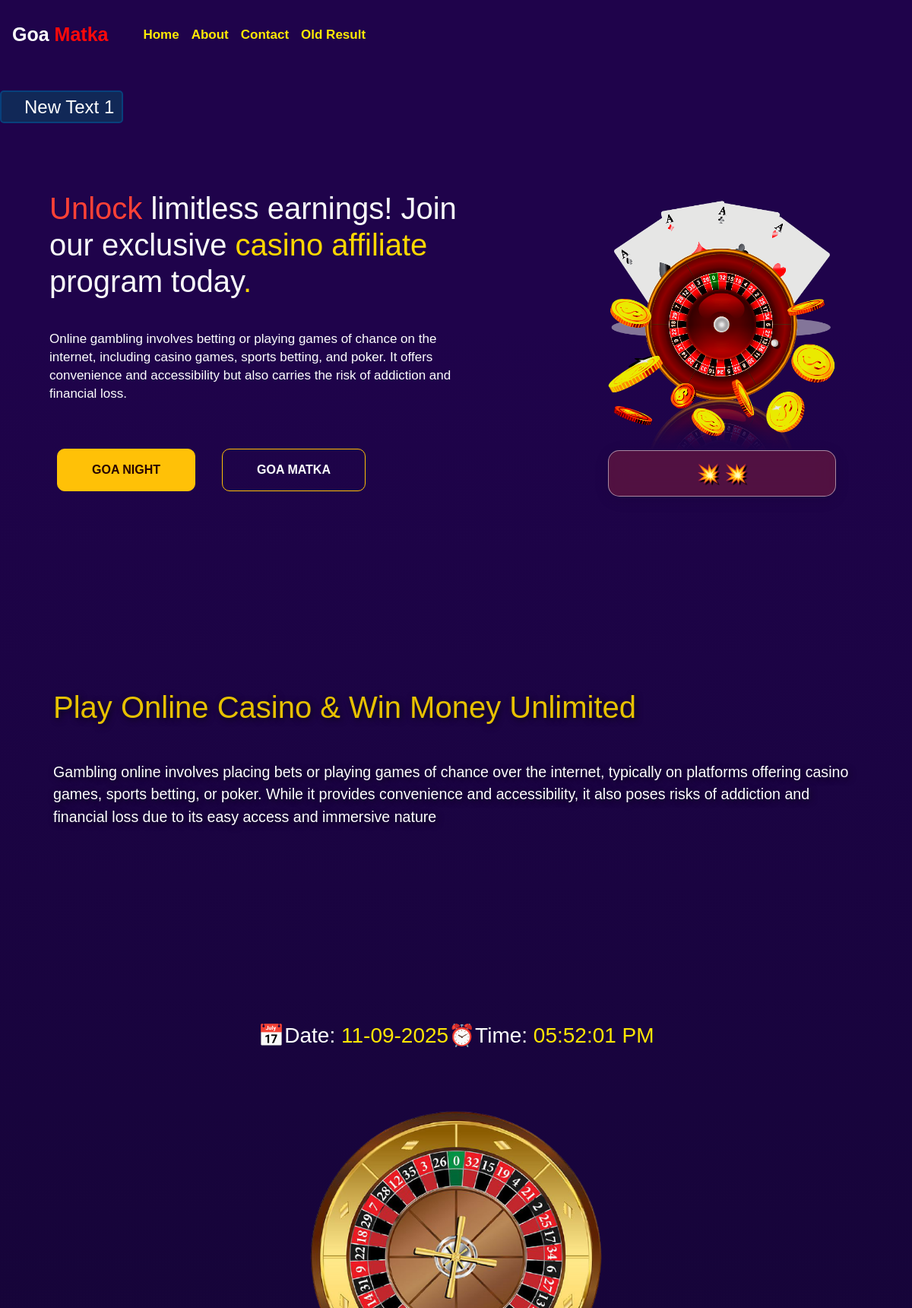
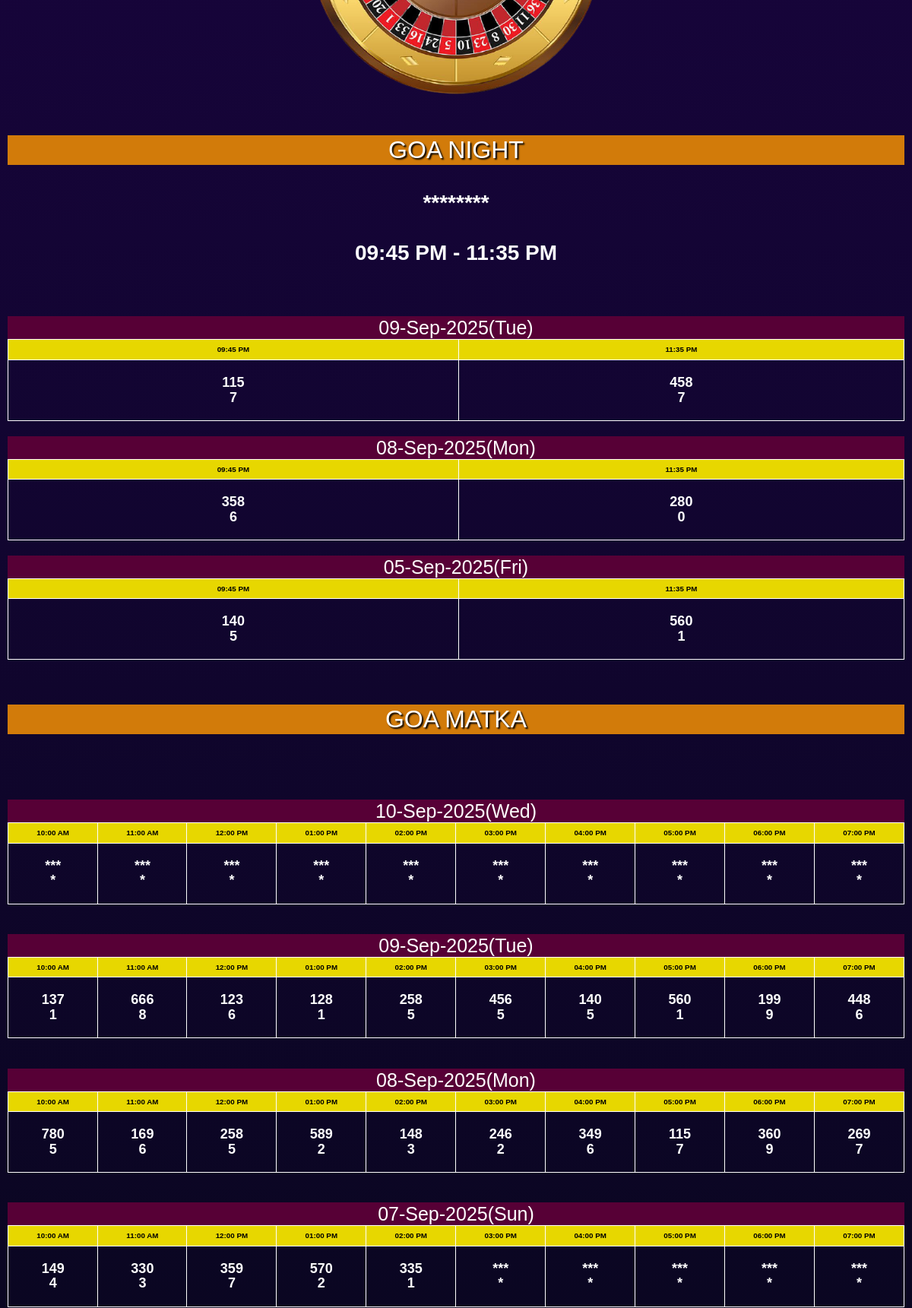
The page / (upper part) on the database its author committed (2 pictures, top to bottom).
### app.py (models this page shows)
class MarqueeText(db.Model):
    __tablename__ = "marquee_texts"
    id = db.Column(db.Integer, primary_key=True)
    text = db.Column(db.String(255), nullable=False)
    is_active = db.Column(db.Boolean, default=True)  # active/inactive status
    created_at = db.Column(db.DateTime, server_default=db.func.now())

class Extra(db.Model):
    __tablename__ = "extra_results"
    id = db.Column(db.Integer, primary_key=True)
    open_1 = db.Column(db.String(1), nullable=True)
    open_3 = db.Column(db.String(3), nullable=True)
    close_1 = db.Column(db.String(1), nullable=True)
    close_3 = db.Column(db.String(3), nullable=True)
    date = db.Column(db.String(30), nullable=False)

class Result(db.Model):
    __tablename__ = "results"
    id = db.Column(db.Integer, primary_key=True)
    slot_1_1 = db.Column(db.String(1), nullable=True)
    slot_1_3 = db.Column(db.String(3), nullable=True)
    slot_2_1 = db.Column(db.String(1), nullable=True)
    slot_2_3 = db.Column(db.String(3), nullable=True)
    slot_3_1 = db.Column(db.String(1), nullable=True)
    slot_3_3 = db.Column(db.String(3), nullable=True)
    slot_4_1 = db.Column(db.String(1), nullable=True)
    slot_4_3 = db.Column(db.String(3), nullable=True)
    slot_5_1 = db.Column(db.String(1), nullable=True)
    slot_5_3 = db.Column(db.String(3), nullable=True)
    slot_6_1 = db.Column(db.String(1), nullable=True)
    slot_6_3 = db.Column(db.String(3), nullable=True)
    slot_7_1 = db.Column(db.String(1), nullable=True)
    slot_7_3 = db.Column(db.String(3), nullable=True)
    slot_8_1 = db.Column(db.String(1), nullable=True)
    slot_8_3 = db.Column(db.String(3), nullable=True)
    slot_9_1 = db.Column(db.String(1), nullable=True)
    slot_9_3 = db.Column(db.String(3), nullable=True)
    slot_10_1 = db.Column(db.String(1), nullable=True)
    slot_10_3 = db.Column(db.String(3), nullable=True)
    date = db.Column(db.String(30), nullable=False)

### app.py (the view)
@app.route("/")
def home():
    results = Result.query.order_by(Result.id.desc()).all()
    now = datetime.now(timezone("Asia/Kolkata"))
    currentday = now.strftime('%d-%b-%Y(%a)')
    daily_data = Result.query.filter_by(date=currentday).first()
    daily_extra = Extra.query.filter_by(date=currentday).first()
    g_matka_result0 = Result.query.filter_by(date=currentday).first()
    g_matka_1 = datetime.now(timezone("Asia/Kolkata")) - relativedelta(days=1)
    g_matka_1 = g_matka_1.strftime('%d-%b-%Y(%a)')
    g_matka_result1 = Result.query.filter_by(date=g_matka_1).first()
    g_matka_2 = datetime.now(timezone("Asia/Kolkata")) - relativedelta(days=2)
    g_matka_2 = g_matka_2.strftime('%d-%b-%Y(%a)')
    g_matka_result2 = Result.query.filter_by(date=g_matka_2).first()
    g_matka_3 = datetime.now(timezone("Asia/Kolkata")) - relativedelta(days=3)
    g_matka_3 = g_matka_3.strftime('%d-%b-%Y(%a)')
    g_matka_result3 = Result.query.filter_by(date=g_matka_3).first()
    g_matka_4 = datetime.now(timezone("Asia/Kolkata")) - relativedelta(days=4)
    g_matka_4 = g_matka_4.strftime('%d-%b-%Y(%a)')
    g_matka_result4 = Result.query.filter_by(date=g_matka_4).first()
    g_matka_5 = datetime.now(timezone("Asia/Kolkata")) - relativedelta(days=5)
    g_matka_5 = g_matka_5.strftime('%d-%b-%Y(%a)')
    g_matka_result5 = Result.query.filter_by(date=g_matka_5).first()
    g_matka_6 = datetime.now(timezone("Asia/Kolkata")) - relativedelta(days=6)
    g_matka_6 = g_matka_6.strftime('%d-%b-%Y(%a)')
    g_matka_result6 = Result.query.filter_by(date=g_matka_6).first()
    g_matka_results = [g_matka_result0, g_matka_result1, g_matka_result2, g_matka_result3, g_matka_result4, g_matka_result5, g_matka_result6]
    g_night_result0 = Extra.query.filter_by(date=currentday).first()
    g_night_1 = datetime.now(timezone("Asia/Kolkata")) - relativedelta(days=1)
    g_night_1 = g_night_1.strftime('%d-%b-%Y(%a)')
    g_night_result1 = Extra.query.filter_by(date=g_night_1).first()
    g_night_2 = datetime.now(timezone("Asia/Kolkata")) - relativedelta(days=2)
    g_night_2 = g_night_2.strftime('%d-%b-%Y(%a)')
    g_night_result2 = Extra.query.filter_by(date=g_night_2).first()
    g_night_3 = datetime.now(timezone("Asia/Kolkata")) - relativedelta(days=3)
    g_night_3 = g_night_3.strftime('%d-%b-%Y(%a)')
    g_night_result3 = Extra.query.filter_by(date=g_night_3).first()
    g_night_4 = datetime.now(timezone("Asia/Kolkata")) - relativedelta(days=4)
    g_night_4 = g_night_4.strftime('%d-%b-%Y(%a)')
    g_night_result4 = Extra.query.filter_by(date=g_night_4).first()
    g_night_5 = datetime.now(timezone("Asia/Kolkata")) - relativedelta(days=5)
    g_night_5 = g_night_5.strftime('%d-%b-%Y(%a)')
    g_night_result5 = Extra.query.filter_by(date=g_night_5).first()
    g_night_6 = datetime.now(timezone("Asia/Kolkata")) - relativedelta(days=6)
    g_night_6 = g_night_6.strftime('%d-%b-%Y(%a)')
    g_night_result6 = Extra.query.filter_by(date=g_night_6).first()
    g_night_results = [g_night_result0, g_night_result1, g_night_result2, g_night_result3, g_night_result4, g_night_result5, g_night_result6]
    active_texts = MarqueeText.query.filter_by(is_active=True).all()
    start_time = {
    'slot1' : now.replace(hour=10, minute=0, second=0, microsecond=0),
    'slot2' : now.replace(hour=11, minute=0, second=0, microsecond=0),
    'slot3' : now.replace(hour=12, minute=0, second=0, microsecond=0),
    'slot4' : now.replace(hour=13, minute=0, second=0, microsecond=0),
    'slot5' : now.replace(hour=14, minute=0, second=0, microsecond=0),
    'slot6' : now.replace(hour=15, minute=0, second=0, microsecond=0),
    'slot7' : now.replace(hour=16, minute=0, second=0, microsecond=0),
    'slot8' : now.replace(hour=17, minute=0, second=0, microsecond=0),
    'slot9' : now.replace(hour=18, minute=0, second=0, microsecond=0),
    'slot10' : now.replace(hour=19, minute=0, second=0, microsecond=0)
    }
    end_time = {
    'slot1' : now.replace(hour=10, minute=55, second=0, microsecond=0),
    'slot2' : now.replace(hour=11, minute=55, second=0, microsecond=0),
    'slot3' : now.replace(hour=12, minute=55, second=0, microsecond=0),
    'slot4' : now.replace(hour=13, minute=55, second=0, microsecond=0),
    'slot5' : now.replace(hour=14, minute=55, second=0, microsecond=0),
    'slot6' : now.replace(hour=15, minute=55, second=0, microsecond=0),
    'slot7' : now.replace(hour=16, minute=55, second=0, microsecond=0),
    'slot8' : now.replace(hour=17, minute=55, second=0, microsecond=0),
    'slot9' : now.replace(hour=18, minute=55, second=0, microsecond=0),
    'slot10' : now.replace(hour=19, minute=55, second=0, microsecond=0),
    }
    return render_template('index.html', texts=active_texts, g_matka_results=g_matka_results, g_night_results=g_night_results, results=results, extra=daily_extra, now=now, start_time=start_time, end_time=end_time, daily_data=daily_data, title="Fastest and Live Online Goa Satta Result only at goamatkaa.in")

### templates/index.html (shortened to what this page needs)
{% extends 'layout.html' %}
{% block body %}
	<body class="index-body"  style="margin-top: 20px;">
		<br>
		  <br>
<div class="overflow-hidden whitespace-nowrap bg-gray-900 text-white py-2 rounded-md shadow-md">
	<marquee behavior="" direction="right" class="marquee-content styled-marquee ">
<div class="animate-marquee inline-block">
  {% if texts and texts|length > 0 %}
    {% for t in texts %}
      {{ t.text }}{% if not loop.last %} &nbsp;|&nbsp; {% endif %}
    {% endfor %}
  {% else %}
    🚀 Welcome to our website! Stay tuned for updates.
  {% endif %}
</div>
  </marquee>
</div>
        <section class="hero-banner gradient-1">
            <div class="container-fluid hero-banner-inner">
                <div class="row align-items-center">
                    <div class="col-xxl-6 col-xl-5 col-md-12 order-xl-2">
                        <div class="banner-image text-xl-start text-center">
                            <img class="hero-img" src="/static/banner.png" alt="/banner" >
							<center>
							<div class="hero-result" id="myDiv">💥
								💥</div>
                            </div>
                    </div>
                    <div class="col-xxl-6 col-xl-7 col-lg-8 ms-xl-0 me-xl-0 ms-auto me-auto order-xl-1">
                        <div class="banner-content">
                            <h1 class="font-sec white ">
                                <span class="color-sec">Unlock</span> limitless earnings! Join our exclusive  <span class="color-primary">casino</span>
                                <span class="color-primary">affiliate</span>  program today<span class="color-primary">.</span>
                            </h1>
                            <p class="text-18">
                                Online gambling involves betting or playing games of chance on the internet, including casino games, sports betting, and poker.
								It offers convenience and accessibility but also carries the risk of addiction and financial loss.
                            </p>
                            <div class="display-button">
                                <a href="#GoaNight" class="cus-btn btn btn-warning">Goa Night</a>
                                <a href="#GoaMatka" class="cus-btn-1 btn btn-outline-warning">Goa Matka</a>
                            </div>
                        </div>
                    </div>
                    </div>
					</div>
        </section>
	<section class="counter-section pt-120 pb-120">
        <div class="">
		<div class="video-container">
						<video class="video" autoplay loop muted playsinline>
							<source src="/static/casino-video.mp4" type="video/mp4">
						</video>
						<div class="overlay-text">
							<h1 class="h1-extra">
								Play Online <span>Casino</span> & Win Money <span>Unlimited</span>
							</h1>
							<br><br>
							<p class="wow fadeInDown p-extra" data-wow-delay="0.5s">
								Gambling online involves placing bets or playing games of chance over the internet, typically on platforms offering casino games, sports betting, or poker. While it provides convenience and accessibility,
								it also poses risks of addiction and financial loss due to its easy access and immersive nature
							</p>
						</div>
					</div>
			</div>
    </section>
<div class="margin">
		<br /><br />
		<div class="container">
		  <h3 class="text-center small-1">
			<div class="line-change"><span>📅Date: </span><span id="date" style="color: rgb(255, 230, 4);"> </span>
			</div>
			<div class="line-change"><span>⏰Time: </span><span id="time" style="color: rgb(255, 230, 4);"></span>
			</div>
			</h3>
		  <br /> <br> <br>
		</div>
<div class="w-mob">
	<div class="col-xs-12 wheel"style="position: relative;" >
		<div style="position: relative;">
			<img src="/static/round-img.png" class="rotate" alt="CM Satta Matka">
		</div>
</div>
</div>
<center>
		<h2 style="background-color: rgb(210, 123, 10); text-shadow: 2px 2px 2px black;" id="GoaNight">GOA NIGHT</h2>
		<div style="display: inline-flex; margin-top: 25px;margin-bottom: 25px;">
		{% if extra.open_1 %}
			<span style="color: rgb(7, 204, 7); font-size: 28px;">
				<b>{{extra.open_3}}</b>-<b>{{extra.open_1}}</b>
			</span>
		{% else %}
			<h3><b>***</b><b>*</b></h3>
		{% endif %}
		{% if extra.close_1 %}
			<span  style="color: rgb(7, 204, 7);font-size: 28px;">
				<b>{{extra.close_1}}</b>-<b>{{extra.close_3}}</b>
			</span>
		{% else %}
			<h3><b>***</b><b>*</b></h3>
		{% endif %}
	</div>
	<div>
		<h3><b>09:45 PM - 11:35 PM</b></h3>
	</div>
	<br><br>
</center>
<center>
	{% for extra in g_night_results %}
	{% if extra %}
	<br>
	<div>
		<table class="tg" cellpadding="2" style="border-color: aliceblue;" >
		  <tbody>
	  <h3 class="center t-h2 date">{{extra.date}}</h3>
			<tr class="slot">
			  <td>09:45 PM
			  </td>
			  <td>11:35 PM</td>
			</tr>
			<tr class="result">
			  {% if extra.open_1 %}
			  <td >
				  <b>{{extra.open_3}}</b>
				  <br>
				  <b>{{extra.open_1}}</b>
			  {% endif %}
			  </td>
			  {% if extra.open_1 %}
			  <td >
				  <b>{{extra.close_3}}</b>
			  <br>
				  <b>{{extra.close_1}}</b>
				  {% else %}
				  <b></b><b></b>
			  {% endif %}
			  </td>
			</tr>
		  </tbody>
		</table>
	  </div>
	{% endif %}
	{% endfor %}
	<br>
</center>
<br><br>
<h2 style="background-color: rgb(210, 123, 10); text-shadow: 2px 2px 2px black; text-align: center;" id="GoaMatka">GOA MATKA</h2>
<br><br>
    {% for result in g_matka_results %}
	{% if result %}
	<br><br>
	<div class="">
		<h3 class="center t-h2 date">{{result.date}}</h3>
		<div class="table-container-1">
		  <center>
			<center>
				<div>
				  <table class="tg" cellpadding="2" >
					<tbody>
					  <tr class="slot">
						<td>10:00 AM</td>
						<td>11:00 AM</td>
						<td>12:00 PM</td>
						<td>01:00 PM</td>
						<td>02:00 PM</td>
						<td>03:00 PM</td>
						<td>04:00 PM</td>
						<td>05:00 PM</td>
						<td>06:00 PM</td>
						<td>07:00 PM</td>
					  </tr>
					  <tr class="result">
						<td >
						  {% if result.slot_1_3 %}
							  <b>{{result.slot_1_3}}</b>
							  <br>
							  <b>{{result.slot_1_1}}</b>
						  {% else %}
							  <b>***</b>
							  <br>
							  <b>*</b>
						  {% endif %}
						</td>
						<td >
						  {% if result.slot_2_3 %}
							  <b>{{result.slot_2_3}}</b>
							  <br>
							  <b>{{result.slot_2_1}}</b>
						  {% else %}
							  <b>***</b>
							  <br>
							  <b>*</b>
						  {% endif %}
						</td>
						<td >
						  {% if result.slot_3_3 %}
							  <b>{{result.slot_3_3}}</b>
							  <br>
							  <b>{{result.slot_3_1}}</b>
						  {% else %}
							  <b>***</b>
							  <br>
							  <b>*</b>
						  {% endif %}
						</td>
						<td >
						  {% if result.slot_4_3 %}
							  <b>{{result.slot_4_3}}</b>
							  <br>
							  <b>{{result.slot_4_1}}</b>
						  {% else %}
							  <b>***</b>
							  <br>
							  <b>*</b>
						  {% endif %}
						</td>
						<td >
						  {% if result.slot_5_3 %}
							  <b>{{result.slot_5_3}}</b>
							  <br>
							  <b>{{result.slot_5_1}}</b>
						  {% else %}
							  <b>***</b>
							  <br>
							  <b>*</b>
						  {% endif %}
						</td>
						<td >
						  {% if result.slot_6_3 %}
							  <b>{{result.slot_6_3}}</b>
							  <br>
							  <b>{{result.slot_6_1}}</b>
						  {% else %}
							  <b>***</b>
							  <br>
							  <b>*</b>
						  {% endif %}
						</td>
						<td >
						  {% if result.slot_7_3 %}
							  <b>{{result.slot_7_3}}</b>
							  <br>
							  <b>{{result.slot_7_1}}</b>
						  {% else %}
							  <b>***</b>
							  <br>
							  <b>*</b>
						  {% endif %}
						</td>
						<td >
						  {% if result.slot_8_3 %}
							  <b>{{result.slot_8_3}}</b>
							  <br>
							  <b>{{result.slot_8_1}}</b>
						  {% else %}
							  <b>***</b>
							  <br>
							  <b>*</b>
						  {% endif %}
						</td>
						<td >
						  {% if result.slot_9_3 %}
							  <b>{{result.slot_9_3}}</b>
							  <br>
							  <b>{{result.slot_9_1}}</b>
						  {% else %}
							  <b>***</b>
							  <br>
							  <b>*</b>
						  {% endif %}
						</td>
						<td >
						  {% if result.slot_10_3 %}
							  <b>{{result.slot_10_3}}</b>
							  <br>
							  <b>{{result.slot_10_1}}</b>
						  {% else %}
							  <b>***</b>
							  <br>
							  <b>*</b>
						  {% endif %}
						</td>
					  </tr>
					</tbody>
				  </table>
				</div>
			</center>
		</div>
	  </div>
	{% endif %}
	{% endfor %}
	<br><br>
    <br /><br />
	<br><br>
  </body>
<br><br><br><br><br><br>
{% endblock body %}

### rows shown on the page
MarqueeText: text "New Text 1"
Extra: date "09-Sep-2025(Tue)", open_3 "115", open_1 "7", close_3 "458", close_1 "7"
Extra: date "08-Sep-2025(Mon)", open_3 "358", open_1 "6", close_3 "280", close_1 "0"
Extra: date "05-Sep-2025(Fri)", open_3 "140", open_1 "5", close_3 "560", close_1 "1"
Result: date "10-Sep-2025(Wed)"
Result: date "09-Sep-2025(Tue)", slot_1_3 "137", slot_1_1 "1", slot_2_3 "666", slot_2_1 "8", slot_3_3 "123", slot_3_1 "6", slot_4_3 "128", slot_4_1 "1", slot_5_3 "258", slot_5_1 "5", slot_6_3 "456", slot_6_1 "5", slot_7_3 "140", slot_7_1 "5", slot_8_3 "560", slot_8_1 "1", slot_9_3 "199", slot_9_1 "9", slot_10_3 "448", slot_10_1 "6"
Result: date "08-Sep-2025(Mon)", slot_1_3 "780", slot_1_1 "5", slot_2_3 "169", slot_2_1 "6", slot_3_3 "258", slot_3_1 "5", slot_4_3 "589", slot_4_1 "2", slot_5_3 "148", slot_5_1 "3", slot_6_3 "246", slot_6_1 "2", slot_7_3 "349", slot_7_1 "6", slot_8_3 "115", slot_8_1 "7", slot_9_3 "360", slot_9_1 "9", slot_10_3 "269", slot_10_1 "7"
Result: date "07-Sep-2025(Sun)", slot_1_3 "149", slot_1_1 "4", slot_2_3 "330", slot_2_1 "3", slot_3_3 "359", slot_3_1 "7", slot_4_3 "570", slot_4_1 "2", slot_5_3 "335", slot_5_1 "1"
